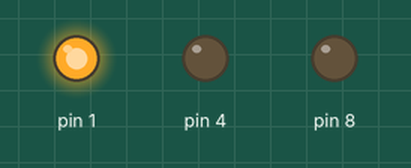
Recording of a sketch running on a simulated Arduino Uno, built with avr-gcc and run on an emulated ATmega328P. Parts: output pins drawn as LEDs (lit = HIGH).

Above: at 0.1 s.
At 45.1 s:
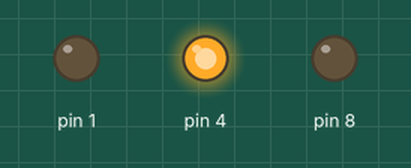
At 128.1 s:
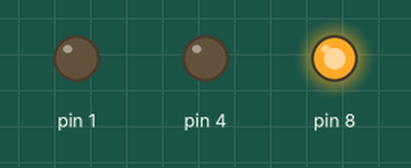
Timing chart, 0 to 129.6 s (numbered marks = the images above):
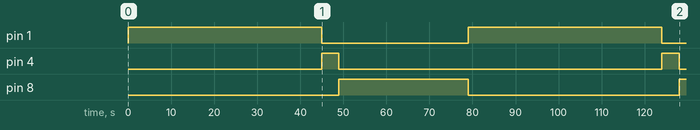

Measured:
- by itself, pin 1: alternates HIGH for 45.0 s and LOW for 34.0 s
- by itself, pin 4: alternates HIGH for 4.0 s and LOW for 75.0 s
- by itself, pin 8: LOW → HIGH at 49.0 s, → LOW 30.0 s later, → HIGH 49.0 s later

The sketch:

semaforo-clase-04.ino
```cpp
void setup()
{
  pinMode(1, OUTPUT);
  pinMode(4, OUTPUT);
  pinMode(8, OUTPUT);
}

void loop()
{
  digitalWrite(1, HIGH);
  delay(45000); // Wait for 45000 millisecond(s)
  digitalWrite(1, LOW);
  digitalWrite(4, HIGH);
  delay(4000); // Wait for 4000 millisecond(s)
  digitalWrite(4, LOW);
  digitalWrite(8, HIGH);
  delay(30000); // Wait for 30000 millisecond(s)
  digitalWrite(8, LOW);
}
```
